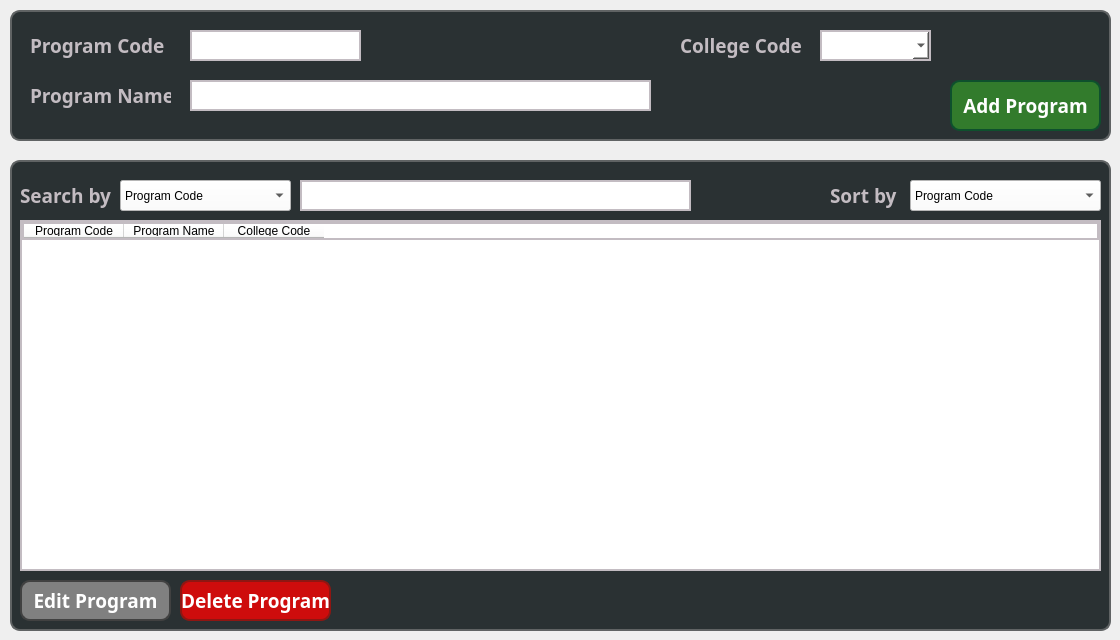
    <widget class="QWidget" name="tabProgram">
     <attribute name="title">
      <string>Program</string>
     </attribute>
     <widget class="QLabel" name="bgAddProgram">
      <property name="geometry">
       <rect>
        <x>10</x>
        <y>10</y>
        <width>1101</width>
        <height>131</height>
       </rect>
      </property>
      <property name="styleSheet">
       <string notr="true">background: #2a3133;
border-radius: 10px;
border: 2px solid #606364</string>
      </property>
      <property name="text">
       <string/>
      </property>
     </widget>
     <widget class="QLineEdit" name="inPrgoramCode">
      <property name="geometry">
       <rect>
        <x>190</x>
        <y>30</y>
        <width>171</width>
        <height>31</height>
       </rect>
      </property>
      <property name="styleSheet">
       <string notr="true">background: white;
color: black;
border: 2px solid rgb(195, 188, 194);
</string>
      </property>
      <property name="text">
       <string/>
      </property>
     </widget>
     <widget class="QLabel" name="txtProgramName">
      <property name="geometry">
       <rect>
        <x>30</x>
        <y>80</y>
        <width>141</width>
        <height>31</height>
       </rect>
      </property>
      <property name="font">
       <font>
        <family>Inter 18pt</family>
        <pointsize>14</pointsize>
        <weight>75</weight>
        <bold>true</bold>
       </font>
      </property>
      <property name="styleSheet">
       <string notr="true">background: #2a3133;
color: rgb(195, 188, 194);</string>
      </property>
      <property name="text">
       <string>Program Name</string>
      </property>
     </widget>
     <widget class="QLineEdit" name="inProgramName">
      <property name="geometry">
       <rect>
        <x>190</x>
        <y>80</y>
        <width>461</width>
        <height>31</height>
       </rect>
      </property>
      <property name="styleSheet">
       <string notr="true">background: white;
color: black;
border: 2px solid rgb(195, 188, 194);
</string>
      </property>
      <property name="text">
       <string/>
      </property>
     </widget>
     <widget class="QLabel" name="txtProgramCode_2">
      <property name="geometry">
       <rect>
        <x>30</x>
        <y>30</y>
        <width>141</width>
        <height>31</height>
       </rect>
      </property>
      <property name="font">
       <font>
        <family>Inter 18pt</family>
        <pointsize>14</pointsize>
        <weight>75</weight>
        <bold>true</bold>
       </font>
      </property>
      <property name="styleSheet">
       <string notr="true">background: #2a3133;
color: rgb(195, 188, 194);</string>
      </property>
      <property name="text">
       <string>Program Code</string>
      </property>
     </widget>
     <widget class="QLabel" name="txtCollegeCode_2">
      <property name="geometry">
       <rect>
        <x>680</x>
        <y>30</y>
        <width>131</width>
        <height>31</height>
       </rect>
      </property>
      <property name="font">
       <font>
        <family>Inter 18pt</family>
        <pointsize>14</pointsize>
        <weight>75</weight>
        <bold>true</bold>
       </font>
      </property>
      <property name="styleSheet">
       <string notr="true">background: #2a3133;
color: rgb(195, 188, 194);</string>
      </property>
      <property name="text">
       <string>College Code</string>
      </property>
     </widget>
     <widget class="QComboBox" name="inCollegeCodePrg">
      <property name="geometry">
       <rect>
        <x>820</x>
        <y>30</y>
        <width>111</width>
        <height>31</height>
       </rect>
      </property>
      <property name="styleSheet">
       <string notr="true">background: white;
color: black;
border: 2px solid rgb(195, 188, 194);</string>
      </property>
     </widget>
     <widget class="QPushButton" name="btnAddProgram">
      <property name="geometry">
       <rect>
        <x>950</x>
        <y>80</y>
        <width>151</width>
        <height>51</height>
       </rect>
      </property>
      <property name="font">
       <font>
        <family>Inter 18pt</family>
        <pointsize>14</pointsize>
        <weight>75</weight>
        <bold>true</bold>
       </font>
      </property>
      <property name="styleSheet">
       <string notr="true">background-color: rgb(50, 123, 44);
color: white;
border: 2px solid rgb(14, 80, 45);
border-radius: 10px;

</string>
      </property>
      <property name="text">
       <string>Add Program</string>
      </property>
     </widget>
     <widget class="QTableWidget" name="tblProgram">
      <property name="geometry">
       <rect>
        <x>20</x>
        <y>220</y>
        <width>1081</width>
        <height>351</height>
       </rect>
      </property>
      <property name="styleSheet">
       <string notr="true">background-color: rgb(255, 255, 255);
border: 2px solid rgb(195, 188, 194);</string>
      </property>
      <column>
       <property name="text">
        <string>Program Code</string>
       </property>
      </column>
      <column>
       <property name="text">
        <string>Program Name</string>
       </property>
      </column>
      <column>
       <property name="text">
        <string>College Code</string>
       </property>
      </column>
     </widget>
     <widget class="QLabel" name="bgProgramTbl">
      <property name="geometry">
       <rect>
        <x>10</x>
        <y>160</y>
        <width>1101</width>
        <height>471</height>
       </rect>
      </property>
      <property name="styleSheet">
       <string notr="true">background: #2a3133;
border-radius: 10px;
border: 2px solid #606364</string>
      </property>
      <property name="text">
       <string/>
      </property>
     </widget>
     <widget class="QPushButton" name="btnEditProgram">
      <property name="geometry">
       <rect>
        <x>20</x>
        <y>580</y>
        <width>151</width>
        <height>41</height>
       </rect>
      </property>
      <property name="font">
       <font>
        <family>Inter 18pt</family>
        <pointsize>14</pointsize>
        <weight>75</weight>
        <bold>true</bold>
       </font>
      </property>
      <property name="styleSheet">
       <string notr="true">background-color: gray;
color: white;
border: 2px solid rgb(65, 65, 65);
border-radius: 10px;</string>
      </property>
      <property name="text">
       <string>Edit Program</string>
      </property>
     </widget>
     <widget class="QPushButton" name="btnDeleteProgram">
      <property name="geometry">
       <rect>
        <x>180</x>
        <y>580</y>
        <width>151</width>
        <height>41</height>
       </rect>
      </property>
      <property name="font">
       <font>
        <family>Inter 18pt</family>
        <pointsize>14</pointsize>
        <weight>75</weight>
        <bold>true</bold>
       </font>
      </property>
      <property name="styleSheet">
       <string notr="true">background-color: rgb(206, 12, 12);;
color: white;
border: 2px solid rgb(143, 22, 18);
border-radius: 10px;
</string>
      </property>
      <property name="text">
       <string>Delete Program</string>
      </property>
     </widget>
     <widget class="QLabel" name="txtSearchProgramTbl">
      <property name="geometry">
       <rect>
        <x>20</x>
        <y>180</y>
        <width>101</width>
        <height>31</height>
       </rect>
      </property>
      <property name="font">
       <font>
        <family>Inter 18pt</family>
        <pointsize>14</pointsize>
        <weight>75</weight>
        <bold>true</bold>
       </font>
      </property>
      <property name="layoutDirection">
       <enum>Qt::LeftToRight</enum>
      </property>
      <property name="styleSheet">
       <string notr="true">color: rgb(195, 188, 194);
background: #2a3133;</string>
      </property>
      <property name="text">
       <string>Search by</string>
      </property>
     </widget>
     <widget class="QComboBox" name="inSearchByProgramTbl">
      <property name="geometry">
       <rect>
        <x>120</x>
        <y>180</y>
        <width>171</width>
        <height>31</height>
       </rect>
      </property>
      <property name="styleSheet">
       <string notr="true">background-color: white;</string>
      </property>
      <item>
       <property name="text">
        <string>Program Code</string>
       </property>
      </item>
      <item>
       <property name="text">
        <string>Program Name</string>
       </property>
      </item>
      <item>
       <property name="text">
        <string>College Code</string>
       </property>
      </item>
     </widget>
     <widget class="QLineEdit" name="inSearchProgramTbl">
      <property name="geometry">
       <rect>
        <x>300</x>
        <y>180</y>
        <width>391</width>
        <height>31</height>
       </rect>
      </property>
      <property name="styleSheet">
       <string notr="true">background: white;
color: black;
border: 2px solid rgb(195, 188, 194);</string>
      </property>
      <property name="text">
       <string/>
      </property>
     </widget>
     <widget class="QLabel" name="txtSortProgramTbl">
      <property name="geometry">
       <rect>
        <x>830</x>
        <y>180</y>
        <width>71</width>
        <height>31</height>
       </rect>
      </property>
      <property name="font">
       <font>
        <family>Inter 18pt</family>
        <pointsize>14</pointsize>
        <weight>75</weight>
        <bold>true</bold>
       </font>
      </property>
      <property name="styleSheet">
       <string notr="true">background: #2a3133;
color: rgb(195, 188, 194);

</string>
      </property>
      <property name="text">
       <string>Sort by</string>
      </property>
     </widget>
     <widget class="QComboBox" name="inSortProgramTbl">
      <property name="geometry">
       <rect>
        <x>910</x>
        <y>180</y>
        <width>191</width>
        <height>31</height>
       </rect>
      </property>
      <property name="styleSheet">
       <string notr="true">background-color: rgb(255, 255, 255);</string>
      </property>
      <item>
       <property name="text">
        <string>Program Code</string>
       </property>
      </item>
      <item>
       <property name="text">
        <string>Program Name</string>
       </property>
      </item>
      <item>
       <property name="text">
        <string>College Code</string>
       </property>
      </item>
     </widget>
     <zorder>bgProgramTbl</zorder>
     <zorder>bgAddProgram</zorder>
     <zorder>inPrgoramCode</zorder>
     <zorder>txtProgramName</zorder>
     <zorder>inProgramName</zorder>
     <zorder>txtProgramCode_2</zorder>
     <zorder>txtCollegeCode_2</zorder>
     <zorder>inCollegeCodePrg</zorder>
     <zorder>btnAddProgram</zorder>
     <zorder>tblProgram</zorder>
     <zorder>btnEditProgram</zorder>
     <zorder>btnDeleteProgram</zorder>
     <zorder>txtSearchProgramTbl</zorder>
     <zorder>inSearchByProgramTbl</zorder>
     <zorder>inSearchProgramTbl</zorder>
     <zorder>txtSortProgramTbl</zorder>
     <zorder>inSortProgramTbl</zorder>
    </widget>
